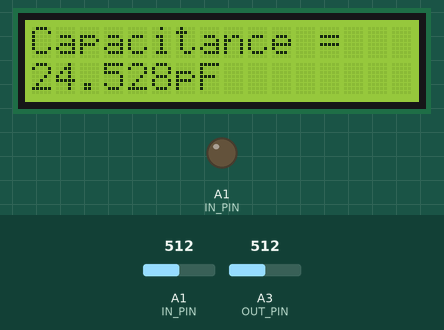
The sketch below on a simulated Arduino Uno, built with avr-gcc and run on an emulated ATmega328P. On the bench: 16×2 character LCD, output pins drawn as LEDs (lit = HIGH). Inputs (shaded band) come from the test bench; at power-on: A1 (IN_PIN) = 512, A3 (OUT_PIN) = 512. Pins used as bus, display or sensor lines are not drawn.

Above: at 1.7 s.
1.8 s: A1 (IN_PIN) set to 986
At 3.0 s:
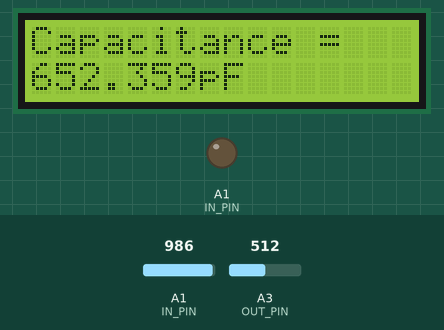
3.6 s: A1 (IN_PIN) set to 1012
At 4.9 s:
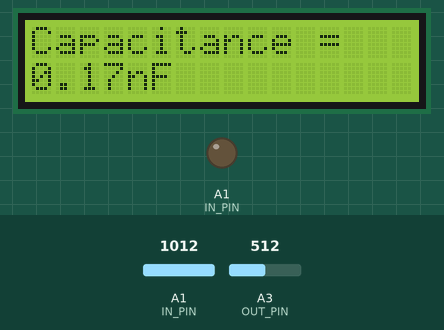
7.5 s: A1 (IN_PIN) set to 990
At 8.6 s:
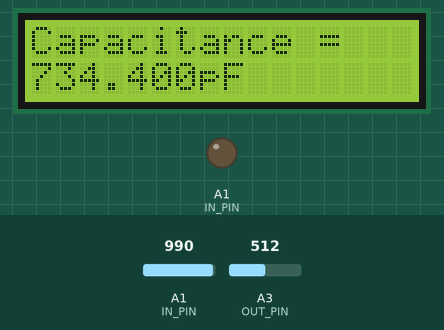
9.5 s: A1 (IN_PIN) set to 1010
At 10.5 s:
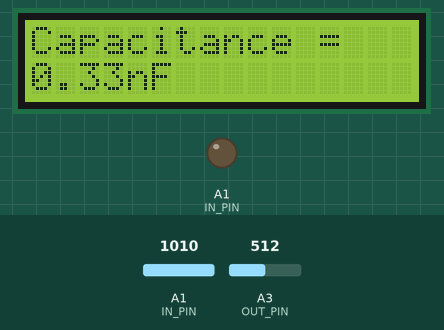
11.6 s: A3 (OUT_PIN) set to 0
At 12.7 s:
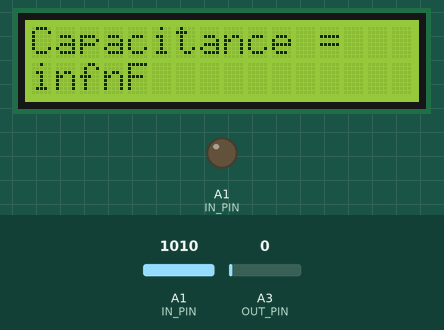
13.5 s: A3 (OUT_PIN) set to 122
At 15.4 s:
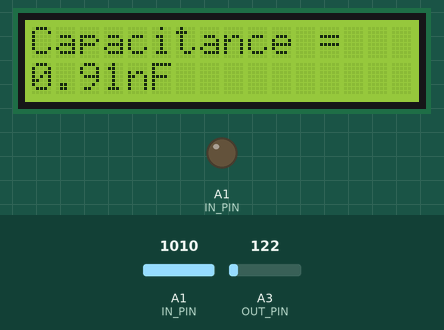
Timing chart, 0 to 16.9 s (numbered marks = the images above; inputs shaded):
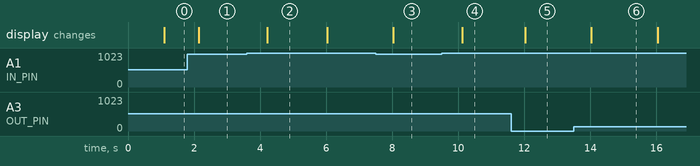

The sketch:

LCD_CapacitanceMeter.ino
```cpp
//Neccesery for the LCD

//Libraries
#include <Wire.h>
#include <LCD.h>
#include <LiquidCrystal_I2C.h>

//Define variables

#define I2C_ADDR             0x27        //Define I2C Address where the PCF8574A is
#define BACKLIGHT_PIN        3
#define En_pin               2
#define Rw_pin               1
#define Rs_pin               0
#define D4_pin               4
#define D5_pin               5
#define D6_pin               6
#define D7_pin               7
#define OUT_PIN              A3
#define IN_PIN               A1
#define IN_CAP_TO_GND        24.48
#define R_PULLUP             34.8
#define MAX_ADC_VALUE        1023
#define LcdColumn            16
#define LcdRow               2

//Initialise the LCD
LiquidCrystal_I2C      lcd(I2C_ADDR, En_pin,Rw_pin,Rs_pin,D4_pin,D5_pin,D6_pin,D7_pin);
//-------------------------------------------------------------------------------------

//Digital Capacitance Meter
//Measuring from 0.000pF to 1000uF

void setup()
{
  pinMode(OUT_PIN, OUTPUT);
  pinMode(IN_PIN, OUTPUT);

  lcd.begin(LcdColumn, LcdRow); //Inicalizing LCD

  lcd.setBacklightPin(BACKLIGHT_PIN,POSITIVE);
  lcd.setBacklight(HIGH);  //Sets the backlight to maximum
  }

void loop()
{
  delay(1000);
    pinMode(IN_PIN, INPUT);
    digitalWrite(OUT_PIN, HIGH);
    int val = analogRead(IN_PIN);
    digitalWrite(OUT_PIN, LOW);

    if (val < 1000) //If it's pF
    {
      pinMode(IN_PIN, OUTPUT);

      float capacitance = (float)val * IN_CAP_TO_GND / (float)(MAX_ADC_VALUE - val);

      lcd.setCursor(0,0);
      lcd.print("Capacitance = ");
      lcd.setCursor(0,1);
      lcd.print("                ");
      lcd.setCursor(0,1);
      lcd.print(capacitance, 3);// for the best precision
      lcd.print("pF ");

    }

    else
    {
      pinMode(IN_PIN, OUTPUT);
      delay(1);
      pinMode(OUT_PIN, INPUT_PULLUP);
      unsigned long u1 = micros();
      unsigned long t;
      int digVal;

      do
      {
        digVal = digitalRead(OUT_PIN);
        unsigned long u2 = micros();
        t = u2 > u1 ? u2 - u1 : u1 - u2;
      }

      while ((digVal < 1) && (t < 400000L));

      pinMode(OUT_PIN, INPUT);
      val = analogRead(OUT_PIN);
      digitalWrite(IN_PIN, HIGH);
      int dischargeTime = (int)(t / 1000L) * 5;
      delay(dischargeTime);
      pinMode(OUT_PIN, OUTPUT);
      digitalWrite(OUT_PIN, LOW);
      digitalWrite(IN_PIN, LOW);

      float capacitance = -(float)t / R_PULLUP
                              / log(1.0 - (float)val / (float)MAX_ADC_VALUE);

      lcd.setCursor(0,0);
      lcd.print("Capacitance = ");
      if (capacitance > 1000.0)
      {
        lcd.setCursor(0,1);
        lcd.print("                ");
        lcd.setCursor(0,1);
        lcd.print(capacitance / 1000.0, 2);
        lcd.print("uF ");

      }

      else
      {
        lcd.setCursor(0,1);
        lcd.print("                ");
        lcd.setCursor(0,1);
        lcd.print(capacitance, 2);
        lcd.print("nF ");

      }

    while (millis() % 1000 != 0);
}
    }
```

Measured:
- the behaviour switches between 999 and 1000 on A1 (IN_PIN) (found by bisection; images 1 and 2)
- after the input at 1.8 s, the display: changes after 0.34 s (image 1)
- after the input at 3.6 s, the display: changes after 0.62 s (image 2)
- after the input at 7.5 s, the display: changes after 0.54 s (image 3)
- after the input at 9.5 s, the display: changes after 0.62 s (image 4)
- after the input at 11.6 s, the display: changes after 0.44 s (image 5)
- after the input at 13.5 s, the display: changes after 0.54 s (image 6)
